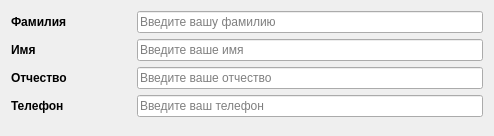
<?xml version="1.0" encoding="UTF-8"?>
<ui version="4.0">
 <class>Form</class>
 <widget class="QWidget" name="Form">
  <property name="geometry">
   <rect>
    <x>0</x>
    <y>0</y>
    <width>494</width>
    <height>136</height>
   </rect>
  </property>
  <property name="minimumSize">
   <size>
    <width>311</width>
    <height>136</height>
   </size>
  </property>
  <property name="maximumSize">
   <size>
    <width>494</width>
    <height>136</height>
   </size>
  </property>
  <property name="windowTitle">
   <string>Form</string>
  </property>
  <layout class="QVBoxLayout" name="verticalLayout_2">
   <item>
    <layout class="QVBoxLayout" name="verticalLayout">
     <item>
      <layout class="QHBoxLayout" name="horizontalLayout">
       <item>
        <widget class="QLabel" name="label">
         <property name="minimumSize">
          <size>
           <width>120</width>
           <height>0</height>
          </size>
         </property>
         <property name="font">
          <font>
           <bold>true</bold>
          </font>
         </property>
         <property name="text">
          <string>Фамилия</string>
         </property>
        </widget>
       </item>
       <item>
        <widget class="QLineEdit" name="lineEdit">
         <property name="minimumSize">
          <size>
           <width>200</width>
           <height>0</height>
          </size>
         </property>
         <property name="placeholderText">
          <string>Введите вашу фамилию</string>
         </property>
        </widget>
       </item>
      </layout>
     </item>
     <item>
      <layout class="QHBoxLayout" name="horizontalLayout_2">
       <item>
        <widget class="QLabel" name="label_2">
         <property name="minimumSize">
          <size>
           <width>120</width>
           <height>0</height>
          </size>
         </property>
         <property name="font">
          <font>
           <bold>true</bold>
          </font>
         </property>
         <property name="text">
          <string>Имя</string>
         </property>
        </widget>
       </item>
       <item>
        <widget class="QLineEdit" name="lineEdit_2">
         <property name="minimumSize">
          <size>
           <width>200</width>
           <height>0</height>
          </size>
         </property>
         <property name="placeholderText">
          <string>Введите ваше имя</string>
         </property>
        </widget>
       </item>
      </layout>
     </item>
     <item>
      <layout class="QHBoxLayout" name="horizontalLayout_3">
       <item>
        <widget class="QLabel" name="label_3">
         <property name="minimumSize">
          <size>
           <width>120</width>
           <height>0</height>
          </size>
         </property>
         <property name="font">
          <font>
           <bold>true</bold>
          </font>
         </property>
         <property name="text">
          <string>Отчество</string>
         </property>
        </widget>
       </item>
       <item>
        <widget class="QLineEdit" name="lineEdit_3">
         <property name="minimumSize">
          <size>
           <width>200</width>
           <height>0</height>
          </size>
         </property>
         <property name="placeholderText">
          <string>Введите ваше отчество</string>
         </property>
        </widget>
       </item>
      </layout>
     </item>
     <item>
      <layout class="QHBoxLayout" name="horizontalLayout_4">
       <item>
        <widget class="QLabel" name="label_4">
         <property name="minimumSize">
          <size>
           <width>120</width>
           <height>0</height>
          </size>
         </property>
         <property name="font">
          <font>
           <bold>true</bold>
          </font>
         </property>
         <property name="text">
          <string>Телефон</string>
         </property>
        </widget>
       </item>
       <item>
        <widget class="QLineEdit" name="lineEdit_4">
         <property name="minimumSize">
          <size>
           <width>200</width>
           <height>0</height>
          </size>
         </property>
         <property name="placeholderText">
          <string>Введите ваш телефон</string>
         </property>
        </widget>
       </item>
      </layout>
     </item>
    </layout>
   </item>
   <item>
    <spacer name="verticalSpacer">
     <property name="orientation">
      <enum>Qt::Orientation::Vertical</enum>
     </property>
     <property name="sizeHint" stdset="0">
      <size>
       <width>20</width>
       <height>40</height>
      </size>
     </property>
    </spacer>
   </item>
  </layout>
 </widget>
 <resources/>
 <connections/>
</ui>
